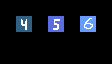

A level layout from a 2D game, rendered from its tile map. Below: a short description, then the map file with its tile-grid data intact:
An orthogonal 7x4 tile map with 16x16 px tiles, 2 tile layers (input_set, output_auto) and 2 objects (2x RuleOptions).

<map version="1.8" tiledversion="1.8.4" orientation="orthogonal" renderorder="right-down" width="7" height="4" tilewidth="16" tileheight="16" infinite="0" nextlayerid="5" nextobjectid="5">
 <properties>
  <property name="MatchInOrder" type="bool" value="false" />
  <property name="modX" type="int" value="2" />
 </properties>
 <tileset firstgid="1" source="../spr_test_tileset.tsx" />
 <layer id="1" name="input_set" width="7" height="4">
  <data encoding="csv">
0,0,0,0,0,0,0,
0,2,0,2,0,2,0,
0,0,0,0,0,0,0,
0,0,0,0,0,0,0
</data>
 </layer>
 <layer id="2" name="output_auto" width="7" height="4">
  <data encoding="csv">
0,0,0,0,0,0,0,
0,5,0,6,0,7,0,
0,0,0,0,0,0,0,
0,0,0,0,0,0,0
</data>
 </layer>
 <objectgroup color="#62a0ea" id="4" name="rule_options">
  <object id="3" type="RuleOptions" x="44" y="12" width="24" height="24">
   <properties>
    <property name="offsetX" type="int" value="1" />
   </properties>
  </object>
  <object id="4" type="RuleOptions" x="75" y="12" width="26" height="24">
   <properties>
    <property name="modX" type="int" value="1" />
    <property name="modY" type="int" value="4" />
   </properties>
  </object>
 </objectgroup>
</map>
